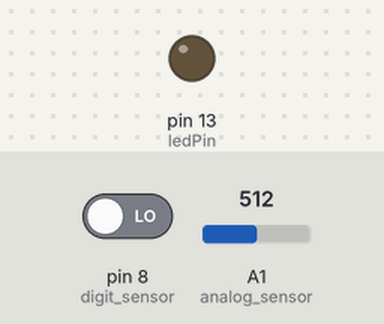
The sketch below on a simulated Arduino Uno, built with avr-gcc and run on an emulated ATmega328P. Parts: output pins drawn as LEDs (lit = HIGH). The inputs (shaded band) are chosen by the test bench; at power-on: pin 8 (digit_sensor) LOW, A1 (analog_sensor) = 512. What the sketch prints to the serial monitor is not drawn.

Above: at 1.2 s.
1.3 s: pin 8 (digit_sensor) driven HIGH
At 2.1 s:
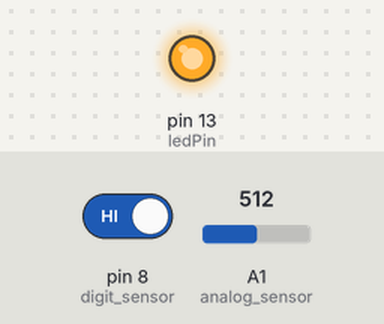
2.8 s: pin 8 (digit_sensor) driven LOW
At 3.3 s:
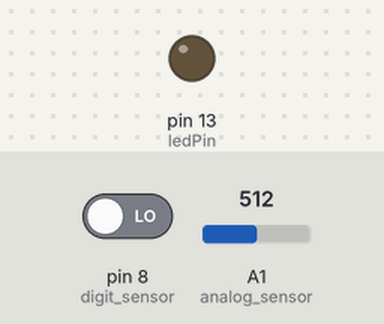
Timing chart, 0 to 5.8 s (numbered marks = the images above; inputs shaded):
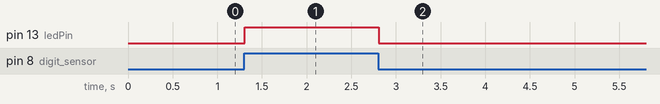

The sketch:

sound.ino
```cpp
int analog_sensor = A1;
int digit_sensor = 8;
int ledPin = 13;
int analogValue;
int digitValue;

void setup() {
    pinMode(ledPin, OUTPUT);
    pinMode(digit_sensor, INPUT);
    Serial.begin(9600);
}

void loop() {
    analogValue = analogRead(analog_sensor);
    digitValue = digitalRead(digit_sensor);
    Serial.println(analogValue, DEC);
    if(digitValue == HIGH){
        digitalWrite(ledPin, HIGH);
    } else {
        digitalWrite(ledPin, LOW);
    }
}
```

Measured:
- after the input at 1.3 s, pin 13 (ledPin): LOW → HIGH at once
- after the input at 2.8 s, pin 13 (ledPin): HIGH → LOW at once
